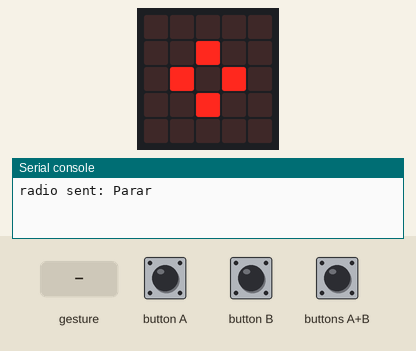
The program below on a simulated BBC micro:bit (MakeCode). On the bench: the board's 5×5 LED display, the last lines printed to the serial console. Inputs (shaded band) come from the test bench. No radio messages arrive unless stated (any console line starting 'radio sent:' is added by the test bench); a tilt is held for 1.5 s and a shake lasts 1 s, then the board lies face up again.

Above: at 1.8 s.
1.9 s: gesture 'logo up'
At 2.3 s:
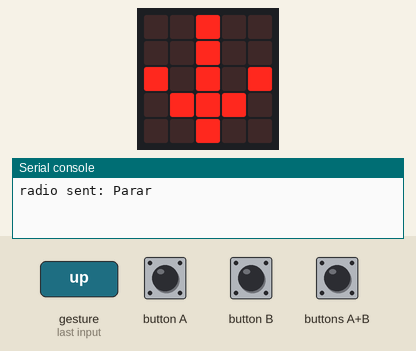
4.9 s: gesture 'tilt right'
At 5.8 s:
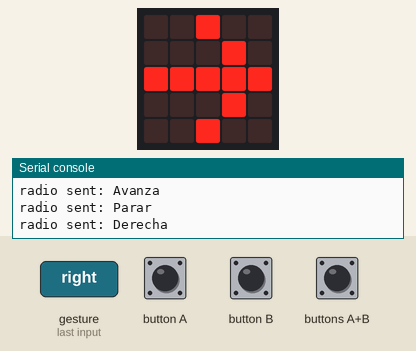
7.9 s: gesture 'tilt left'
At 9.2 s:
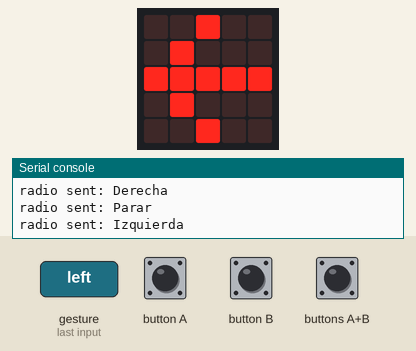
10.9 s: gesture 'logo down'
At 11.6 s:
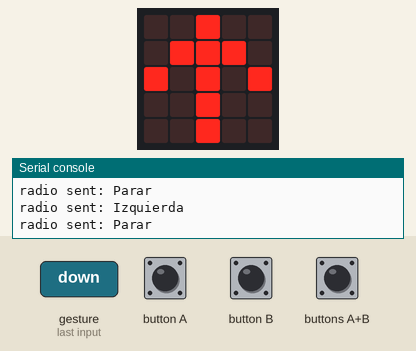
Timing chart, 0 to 13.9 s (numbered marks = the images above; inputs shaded):
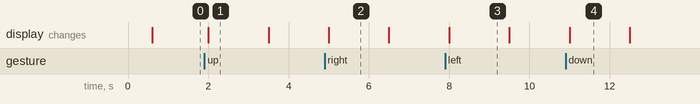

Measured:
- after the input at 1.9 s, the display: changes after 0.10 s (image 1)
- after the input at 4.9 s, the display: changes after 0.10 s (image 2)
- after the input at 7.9 s, the display: changes after 0.10 s (image 3)
- after the input at 10.9 s, the display: changes after 0.10 s (image 4)
- what the display in image 1 shows lasts 1.5 s, from 2.0 s to 3.5 s

The program:

main.ts
```typescript
input.onGesture(Gesture.LogoUp, function () {
    basic.showArrow(ArrowNames.South)
    radio.sendString("Avanza")
})
input.onGesture(Gesture.ScreenUp, function () {
    basic.showIcon(IconNames.SmallDiamond)
    radio.sendString("Parar")
})
input.onGesture(Gesture.TiltRight, function () {
    basic.showArrow(ArrowNames.East)
    radio.sendString("Derecha")
})
input.onGesture(Gesture.TiltLeft, function () {
    basic.showArrow(ArrowNames.West)
    radio.sendString("Izquierda")
})
input.onButtonPressed(Button.AB, function () {
    basic.showIcon(IconNames.SmallDiamond)
    radio.sendString("Parar")
})
input.onGesture(Gesture.LogoDown, function () {
    basic.showArrow(ArrowNames.North)
    radio.sendString("Reversa")
})
basic.showIcon(IconNames.House)
radio.setGroup(100)
```

test.ts
```typescript
// aquí va el archivo "tests"; esto no se compilará cuando este paquete se utilice como una extensión.
```
